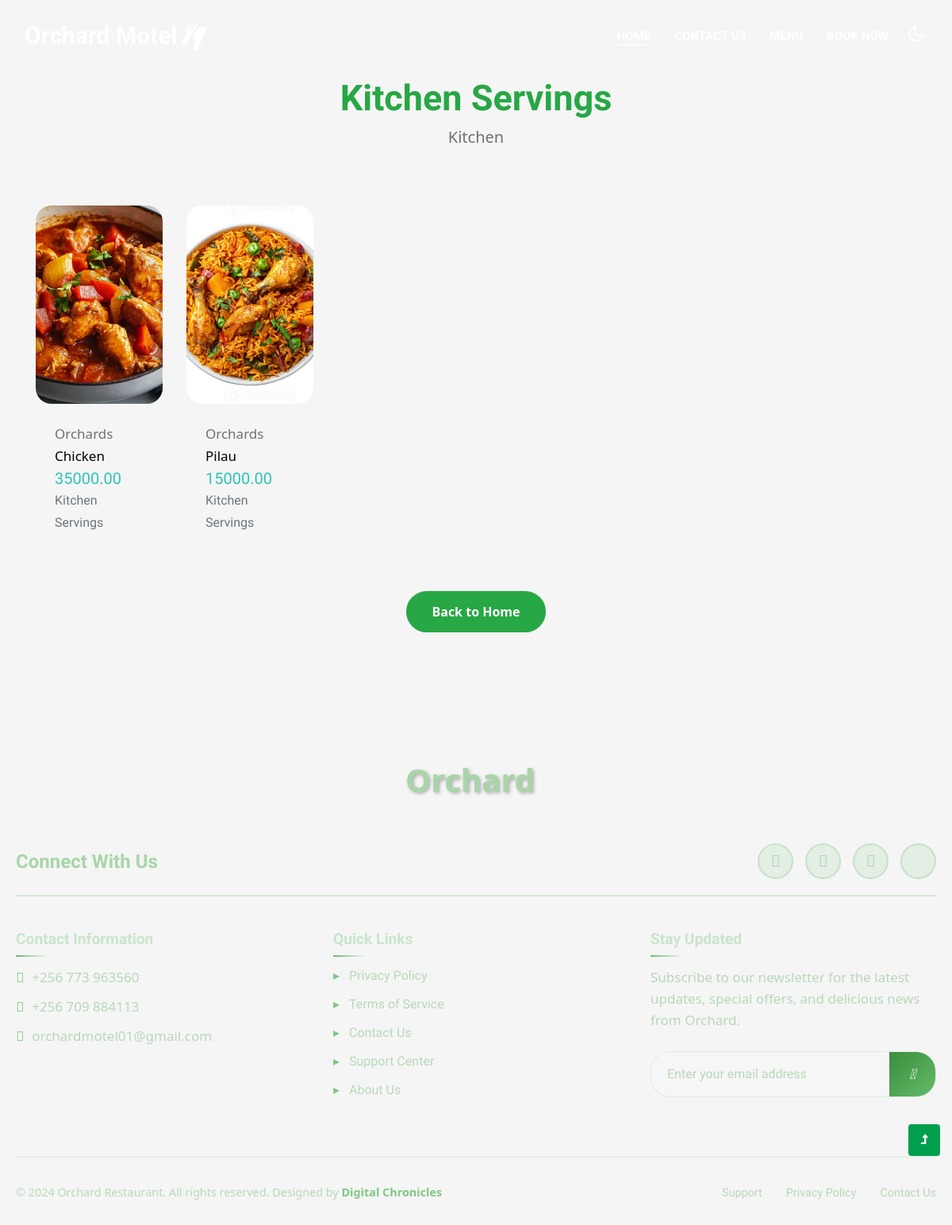
The page /foods/1 on the database as committed earlier.
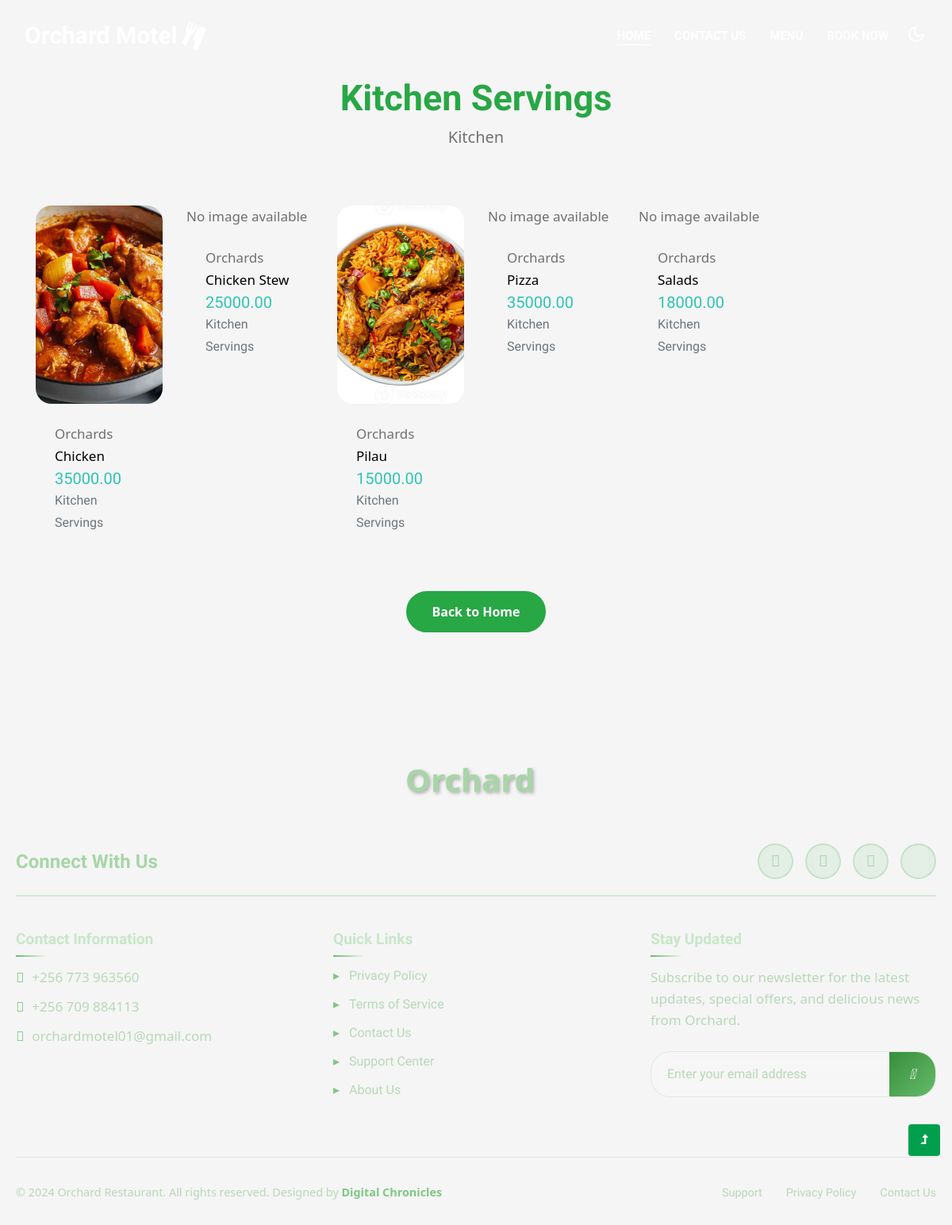
The same page on the database as committed later.
### inventory/models.py (models this page shows, shortened)
class Category(models.Model):
    GROUPING_CHOICES = (
        ("Appetizers", "Appetizers"),
        ("Starter", "Starter"),
        ("Main Dishes", "Main Dishes"),
        ("Desserts", "Desserts"),
        ("Beverages", "Beverages"),
        ("Snacks", "Snacks"),
        ("Breakfast", "Breakfast"),
    )
    name = models.CharField(max_length=100)
    description = models.CharField(max_length=100)
    image_url = models.ImageField(blank=True, null=True, upload_to="category_items")
    grouping = models.CharField(max_length=100, choices=GROUPING_CHOICES)

class MenuItem(models.Model):
    category = models.ForeignKey(Category, on_delete=models.CASCADE, related_name="menu_items")
    name = models.CharField(max_length=100)
    description = models.TextField()
    price = models.DecimalField(max_digits=10, decimal_places=2, default=Decimal('0.00'))
    is_available = models.BooleanField(default=True)
    image_url = models.ImageField(blank=True, null=True, upload_to="menu_items")
    class Meta:
        ordering = ['name']

### web/views.py (the view)
# urls.py: path("foods/<str:id>", views.food_filter, name="menu"),
def food_filter(request, id):
    food_item = MenuItem.objects.filter(category = id)
    food_category = Category.objects.get(id = id)
    return render(request, "foods_filter.html", {"food_item":food_item, "category":food_category})

### web/templates/foods_filter.html
{% extends 'homebase.html' %}
{% block content %}
{% load static %}
<section class="w3l-portfolio-8 py-5">
    <div class="portfolio-main py-md-5 py-4">
        <div class="container">
            <div class="row justify-content-center text-center">
                <div class="col-md-8">
                    <div class="section-heading mb-sm-5 mb-4">
                        <h3 class="title-style mb-2">{{category.name}}</h3>
                        <p class="lead">
                            {{category.description}}
                        </p>
                    </div>
                </div>
            </div>
            <div class="row galler-top">
                {% for item in food_item %}
                <div class="col-md-2 col-sm-4 protfolio-item hover14 mt-4">
                    <a href="#" data-lightbox="example-set" data-title="Magazine Content Writing">
                        <figure>
                            {% if item.image_url %}
                                <img src="{{ item.image_url.url }}" alt="product" class="img-fluid" style="height: 250px; object-fit: cover; width: 100%;">
                            {% else %}
                                <p>No image available</p>
                            {% endif %}
                            <div class="p-4">
                                <p>Orchards</p>
                                <p class="fw-bold" style="white-space: normal; word-wrap: break-word; color: #000;">{{ item.name }}</p>
                                <h5 class="text-primary">{{ item.price }}</h5>
                                <h6 class="text-muted">{{ item.category.name }}</h6>
                            </div>
                        </figure>
                    </a>
                </div>
                {% endfor %}
            </div>
            <div class="text-center">
                <a href="/" class="btn btn-style-white btn-style-primary mt-lg-5 mt-2">Back to Home</a>
            </div>
        </div>
    </div>
</section>
{% endblock content %}

### templates/homebase.html (shortened to what this page needs)
<!DOCTYPE html>
<html lang="en">
{% load static %}
<head>
    <link rel="stylesheet" href="{% static 'assets/css/style-starter.css' %}">
    </head>
<body>
    <header id="site-header" class="fixed-top">
        <div class="container-fluid">
            <nav class="navbar navbar-expand-lg stroke">
                <h1>
                    <a class="navbar-brand d-flex align-items-center" href="#">
                        Orchard Motel <i class="fa fa-cutlery ml-2" aria-hidden="true"></i></a>
                </h1>
                <div class="collapse navbar-collapse" id="navbarTogglerDemo02">
                    <ul class="navbar-nav ml-lg-auto">
                        <li class="nav-item active">
                            <a class="nav-link" href="/">Home <span class="sr-only">(current)</span></a>
                        </li>
                        <li class="nav-item">
                            <a class="nav-link" href="#contact">Contact Us</a>
                        </li>
                        <li class="nav-item">
                            <a class="nav-link" href="/menu/">Menu</a>
                        </li>
                        <li class="nav-item">
                            <a class="nav-link" href="/room_bookings/booking/">Book Now</a>
                        </li>
                    </ul>
                </div>
                <div class="cont-ser-position">
                    <nav class="navigation">
                        <div class="theme-switch-wrapper">
                            <label class="theme-switch" for="checkbox">
                                <div class="mode-container">
                                    <i class="gg-moon"></i>
                                </div>
                            </label>
                        </div>
                    </nav>
                </div>
            </nav>
        </div>
    </header>
    {% block content %}
    {% endblock content %}
<footer id="contact">
        <div class="footer-container">
            <div class="footer-logo">
                <a class="logo-2" href="index.html">
                    Orchard
                </a>
            </div>
            <div class="contact-header">
                <h6 class="contact-title">Connect With Us</h6>
                <div class="social-links">
                    <a href="#facebook" title="Facebook"><i class="fab fa-facebook-f"></i></a>
                    <a href="#twitter" title="Twitter"><i class="fab fa-twitter"></i></a>
                    <a href="#instagram" title="Instagram"><i class="fab fa-instagram"></i></a>
                    <a href="#linkedin" title="LinkedIn"></a>
                </div>
            </div>
            <div class="footer-grid">
                <div class="footer-section">
                    <h5>Contact Information</h5>
                    <p><i class="fas fa-phone" style="color: #81c784; margin-right: 10px;"></i>+256 773 963560</p>
                    <p><i class="fas fa-phone" style="color: #81c784; margin-right: 10px;"></i>+256 709 884113</p>
                    <p><i class="fas fa-envelope" style="color: #81c784; margin-right: 10px;"></i>orchardmotel01@gmail.com</p>
                </div>
                <div class="footer-section">
                    <h5>Quick Links</h5>
                    <ul class="support-links">
                        <li><a href="/policy/">Privacy Policy</a></li>
                        <li><a href="/policy/">Terms of Service</a></li>
                        <li><a href="">Contact Us</a></li>
                        <li><a href="/policy/">Support Center</a></li>
                        <li><a href="">About Us</a></li>
                    </ul>
                </div>
                <div class="footer-section">
                    <h5>Stay Updated</h5>
                    <p>Subscribe to our newsletter for the latest updates, special offers, and delicious news from Orchard.</p>
                    <form class="newsletter-form" method="post">
                        <input type="email" name="email" placeholder="Enter your email address" required>
                        <button type="submit">
                            <i class="fas fa-paper-plane"></i>
                        </button>
                    </form>
                </div>
            </div>
            <div class="copyright-section">
                <p class="copyright-text">
                    © 2024 Orchard Restaurant. All rights reserved.
                    <br class="d-md-none">Designed by <a href="#" target="_blank">Digital Chronicles</a>
                </p>
                <ul class="footer-nav">
                    <li><a href="#support">Support</a></li>
                    <li><a href="#privacy">Privacy Policy</a></li>
                    <li><a href="contact.html">Contact Us</a></li>
                </ul>
            </div>
        </div>
    </footer>
    <button onclick="topFunction()" id="movetop" title="Go to top">
        <span class="fa fa-level-up" aria-hidden="true"></span>
    </button>
</body>
</html>

### templates/homebase.html (style rules this page uses)
* { margin: 0; padding: 0; box-sizing: border-box; }
body { font-family: 'Segoe UI', Tahoma, Geneva, Verdana, sans-serif; background-color: #f5f5f5; min-height: 100vh; display: flex; flex-direction: column; }
.footer-container { max-width: 1200px; margin: 0 auto; padding: 60px 20px 30px; position: relative; z-index: 2; }
.footer-logo { text-align: center; margin-bottom: 50px; }
.logo-2 { color: #a8d5a8; font-size: 2.5rem; font-weight: 700; text-decoration: none; display: inline-flex; align-items: center; transition: all 0.3s ease; text-shadow: 2px 2px 4px rgba(0,0,0,0.3); }
.contact-header { display: flex; justify-content: space-between; align-items: center; margin-bottom: 40px; padding-bottom: 20px; border-bottom: 2px solid rgba(129, 199, 132, 0.3); }
.contact-title { color: #a8d5a8; font-size: 1.5rem; font-weight: 600; margin: 0; }
.social-links { display: flex; gap: 15px; }
.social-links a { width: 45px; height: 45px; background: rgba(129, 199, 132, 0.15); border: 2px solid rgba(129, 199, 132, 0.3); border-radius: 50%; display: flex; align-items: center; justify-content: center; color: #a8d5a8; font-size: 1.2rem; transition: all 0.3s ease; backdrop-filter: blur(10px); }
.footer-grid { display: grid; grid-template-columns: repeat(auto-fit, minmax(280px, 1fr)); gap: 40px; margin-bottom: 50px; }
.footer-section h5 { color: #c8e6c9; font-size: 1.2rem; font-weight: 600; margin-bottom: 20px; position: relative; }
.footer-section h5::after { content: ''; position: absolute; bottom: -8px; left: 0; width: 40px; height: 2px; background: linear-gradient(90deg, #66bb6a, transparent); }
.footer-section p { color: #b8d8b8; line-height: 1.6; margin-bottom: 10px; }
.support-links { list-style: none; }
.support-links li { margin-bottom: 12px; }
.support-links a { color: #b8d8b8; text-decoration: none; transition: all 0.3s ease; position: relative; padding-left: 20px; }
.support-links a::before { content: '▸'; position: absolute; left: 0; color: #81c784; transition: all 0.3s ease; }
.newsletter-form { display: flex; margin: 25px 0; border-radius: 25px; overflow: hidden; background: rgba(255, 255, 255, 0.1); backdrop-filter: blur(10px); border: 1px solid rgba(129, 199, 132, 0.2); }
.newsletter-form input { flex: 1; padding: 15px 20px; border: none; background: transparent; color: #e8f5e8; font-size: 1rem; }
.newsletter-form input::placeholder { color: #b8d8b8; }
.newsletter-form button { padding: 15px 25px; background: linear-gradient(135deg, #388e3c, #66bb6a); border: none; color: white; cursor: pointer; transition: all 0.3s ease; font-size: 1.1rem; }
.copyright-section { border-top: 1px solid rgba(129, 199, 132, 0.2); padding-top: 30px; display: flex; justify-content: space-between; align-items: center; flex-wrap: wrap; gap: 20px; }
.copyright-text { color: #b8d8b8; font-size: 0.9rem; margin: 0; }
.copyright-text a { color: #81c784; text-decoration: none; font-weight: 600; transition: color 0.3s ease; }
.footer-nav { display: flex; gap: 30px; list-style: none; flex-wrap: wrap; }
.footer-nav a { color: #b8d8b8; text-decoration: none; font-size: 0.9rem; transition: color 0.3s ease; }

Rows that differ between the two databases and show on the page:
added MenuItem: image_url "No image available", name "Chicken Stew", price "25000.00", category.name "Kitchen Servings"
added MenuItem: image_url "No image available", name "Pizza", price "35000.00", category.name "Kitchen Servings"
added MenuItem: image_url "No image available", name "Salads", price "18000.00", category.name "Kitchen Servings"
